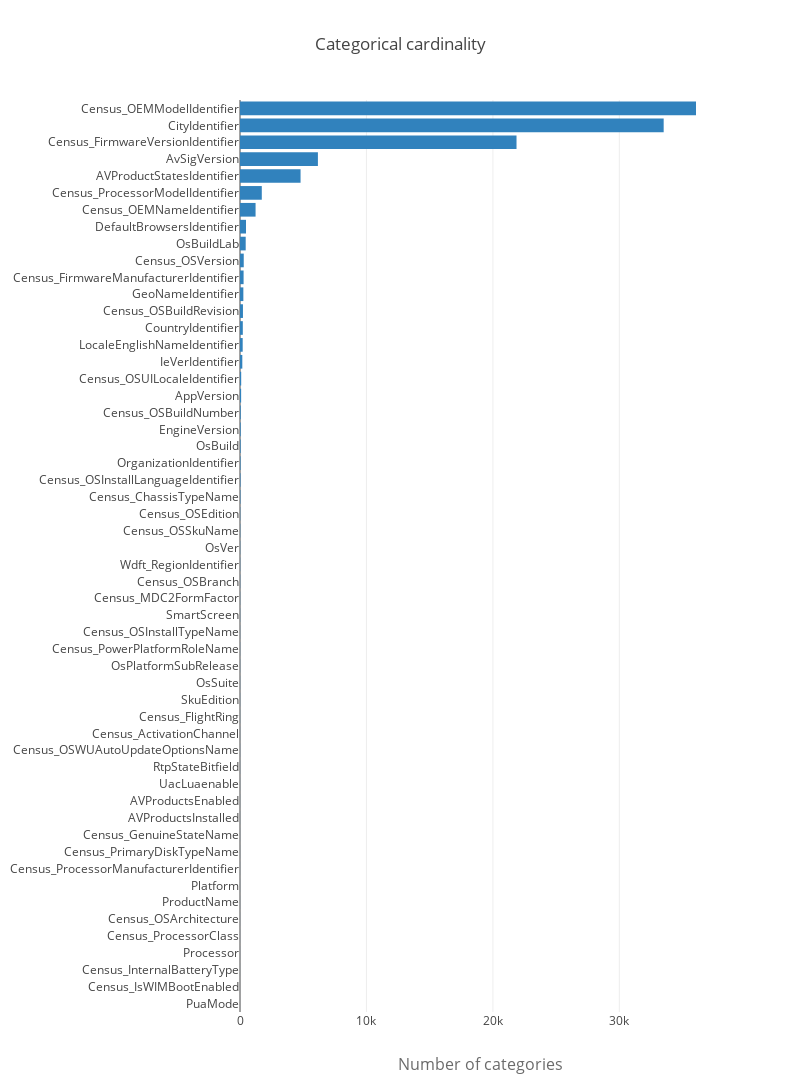

Source (notebook cell):
### Markdown cell above
## Let's see the cardinality for each categorical variables

### Code cell
Cardinality = []
for cols in categorical_columns:
    if cols == 'MachineIdentifier':continue
    Cardinality.append([cols,train_df[cols].nunique()])
Cardinality.sort(key = lambda x:x[1],reverse = False)

trace = go.Bar(y=[x[0] for x in Cardinality],
               x=[x[1] for x in Cardinality],
               orientation='h', marker=dict(color='rgb(49,130,189)'), name='train')

layout = go.Layout(
    title='Categorical cardinality', height=1600, width=800,
    xaxis=dict(
        title='Number of categories',
        titlefont=dict(size=16, color='rgb(107, 107, 107)'),
        domain=[0.25, 1]
    ),
    barmode='group',
    bargap=0.1,
    bargroupgap=0.1
)

fig = go.Figure(data=[trace], layout=layout)
iplot(fig)

### Figure 1 — Plotly figure (JSON) as saved in the notebook; plotly's stock layout.template omitted (floating-point values rounded to 4 significant figures)
{"data": [{"marker": {"color": "rgb(49,130,189)"}, "name": "train", "orientation": "h", "x": [1, 1, 2, 3, 3, 3, 4, 4, 4, 4, 4, 5, 5, 5, 6, 6, 6, 7, 8, 9, 9, 9, 9, 12, 12, 15, 15, 16, 20, 21, 33, 39, 43, 50, 54, 57, 89, 94, 183, 213, 222, 233, 265, 284, 296, 451, 477, 1231, 1723, 4789, 6161, 21867, 33503, 36060], "y": ["PuaMode", "Census_IsWIMBootEnabled", "Census_InternalBatteryType", "Processor", "Census_ProcessorClass", "Census_OSArchitecture", "ProductName", "Platform", "Census_ProcessorManufacturerIdentifier", "Census_PrimaryDiskTypeName", "Census_GenuineStateName", "AVProductsInstalled", "AVProductsEnabled", "UacLuaenable", "RtpStateBitfield", "Census_OSWUAutoUpdateOptionsName", "Census_ActivationChannel", "Census_FlightRing", "SkuEdition", "OsSuite", "OsPlatformSubRelease", "Census_PowerPlatformRoleName", "Census_OSInstallTypeName", "SmartScreen", "Census_MDC2FormFactor", "Census_OSBranch", "Wdft_RegionIdentifier", "OsVer", "Census_OSSkuName", "Census_OSEdition", "Census_ChassisTypeName", "Census_OSInstallLanguageIdentifier", "OrganizationIdentifier", "OsBuild", "EngineVersion", "Census_OSBuildNumber", "AppVersion", "Census_OSUILocaleIdentifier", "IeVerIdentifier", "LocaleEnglishNameIdentifier", "CountryIdentifier", "Census_OSBuildRevision", "GeoNameIdentifier", "Census_FirmwareManufacturerIdentifier", "Census_OSVersion", "OsBuildLab", "DefaultBrowsersIdentifier", "Census_OEMNameIdentifier", "Census_ProcessorModelIdentifier", "AVProductStatesIdentifier", "AvSigVersion", "Census_FirmwareVersionIdentifier", "CityIdentifier", "Census_OEMModelIdentifier"], "type": "bar", "uid": "b5fb363a-0b3b-4060-8f31-76e26e8cb99d"}], "layout": {"bargap": 0.1, "bargroupgap": 0.1, "barmode": "group", "height": 1600, "title": {"text": "Categorical cardinality"}, "width": 800, "xaxis": {"domain": [0.25, 1], "title": {"font": {"color": "rgb(107, 107, 107)", "size": 16}, "text": "Number of categories"}}}}
